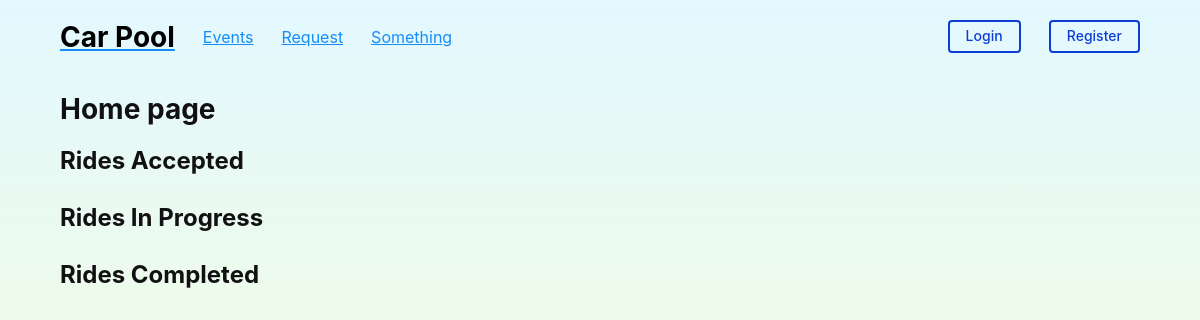
Before: / with the older database file.
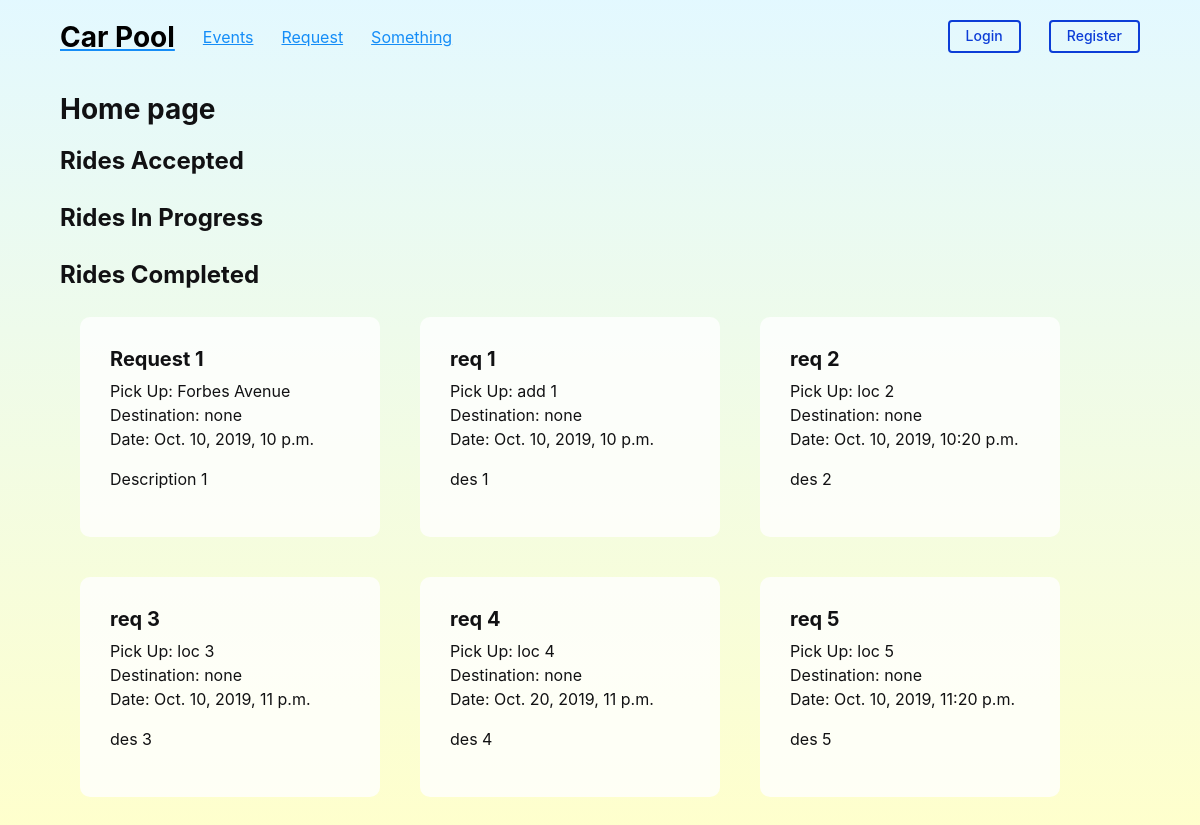
After: the same page with the newer database file.
### carpool/models.py (models this page shows)
class Request(models.Model):
	name = models.CharField(blank=True, max_length=200)
	description = models.CharField(blank=True, max_length=200)
	from_location = models.CharField(blank=True, max_length=200)
	to_location = models.CharField(blank=True, max_length=200, default="none")
	datetime = models.DateTimeField()
	assoc_user  = models.ForeignKey(User, on_delete=models.PROTECT)
	stage = models.CharField(blank=True, max_length=200, default="requested")

### carpool/views.py (the view)
# urls.py: path('', views.home_action, name='home'),
def home_action(request):
    requests_accepted = Request.objects.filter(stage = 'accepted')
    requests_progress = Request.objects.filter(stage = 'progress')
    requests_completed = Request.objects.filter(stage = 'completed')
    context = {'requests_accepted':requests_accepted, 'requests_progress':requests_progress, 'requests_completed':requests_completed}
    return render(request, 'carpool/home.html', context)

### carpool/templates/carpool/home.html (shortened to what this page needs)
{% extends "carpool/loggedin.html" %}
{% block header %}
	<h2>Home page</h2>
{% endblock %}
{% block content %}
	<h3> Rides Accepted </h3>
    <h3> Rides In Progress </h3>
    <h3> Rides Completed </h3>
	<div class="box center">
        {% for request in requests_completed %}
        <div class="request">
            <h4>{{request.name}}</h4>
            <p>
                Pick Up: {{request.from_location}}<br>
                Destination: {{request.to_location}}<br>
                Date: {{request.datetime}}
            </p>
            <p>
                {{request.description}}
            </p>
        </div>
        {% endfor %}
    </div>
{% endblock %}

### carpool/templates/carpool/loggedin.html
{% extends "carpool/base.html" %}
{% block nav-bar %}
    {% if user.first_name %}
    <ul>
        <li><a href="{% url 'user' request.user.id %}">{{user.first_name}} {{user.last_name}}</a></li>
        <li><a href="{% url 'logout' %}" class="button is-small is-secondary">Logout</a></li>
    </ul>
    {% else %}
    <ul>
        <li><a href="{% url 'login' %}" class="button is-small is-secondary">Login</a></li>
        <li><a href="{% url 'register' %}" class="button is-small is-secondary">Register</a></li>
    </ul>
    {% endif %}
{% endblock %}

### carpool/templates/carpool/base.html (shortened to what this page needs)
<!doctype html>
<html>
	<head>
	    {% load staticfiles %}
        <link href="//cdn.datatables.net/1.10.19/css/jquery.dataTables.min.css" rel="stylesheet" type="text/css">
        <link href="{% static 'carpool/Kube.css' %}" rel="stylesheet" type="text/css">
        <link href="{% static 'carpool/base.css' %}" rel="stylesheet" type="text/css">
	</head>
	<body>
        <div class="page">
            <div class="is-navbar-container">
                <div class="is-brand">
                    <a href="{% url 'home' %}"><b class="is-logo"><h2>Car Pool</h2></b></a>
                </div>
                <div class="is-navbar is-hidden-mobile" id="left-nav">
                    <nav>
                        <ul>
                            <li><a href="{% url 'home' %}">Events</a></li>
                            <li><a href="{% url 'request' %}">Request</a></li>
                            <li><a href="">Something</a></li>
                        </ul>
                    </nav>
                    <nav class="is-push-right">
                        {% block nav-bar %}
                        {% endblock %}
                    </nav>
                </div>
            </div>
            <div class="box flex-box">
                {% block header %}
                {% endblock %}
            </div>
    	    <div class="content">
    		    {% block content %}
    		    {% endblock %}
            </div>
        </div>
	</body>
</html>

### carpool/static/carpool/base.css (style rules this page uses)
html { background-image: linear-gradient(to bottom, rgba(162,233,255,0.3), rgba(255,255,0,0.2)); min-height: 100vh; }
.page { width: 90%; margin: auto; margin-top: 20px; }
.box { margin-bottom: 20px; }
.flex-box { display: flex; justify-content: space-between; }
.center { display: flex; flex-wrap: wrap; }
.is-navbar-container { margin-bottom: 40px }
#left-nav { text-align: right; }
.is-logo { color: black; }
.request { min-width: 300px; margin: 20px; padding: 30px; background-color: rgb(255, 255, 255, 0.8); border-radius: 10px; }

Changed rows visible on the page:
added Request: name "Request 1", from_location "Forbes Avenue", to_location "none", datetime "Oct. 10, 2019, 10 p.m.", description "Description 1"
added Request: name "req 1", from_location "add 1", to_location "none", datetime "Oct. 10, 2019, 10 p.m.", description "des 1"
added Request: name "req 2", from_location "loc 2", to_location "none", datetime "Oct. 10, 2019, 10:20 p.m.", description "des 2"
added Request: name "req 3", from_location "loc 3", to_location "none", datetime "Oct. 10, 2019, 11 p.m.", description "des 3"
added Request: name "req 4", from_location "loc 4", to_location "none", datetime "Oct. 20, 2019, 11 p.m.", description "des 4"
added Request: name "req 5", from_location "loc 5", to_location "none", datetime "Oct. 10, 2019, 11:20 p.m.", description "des 5"
